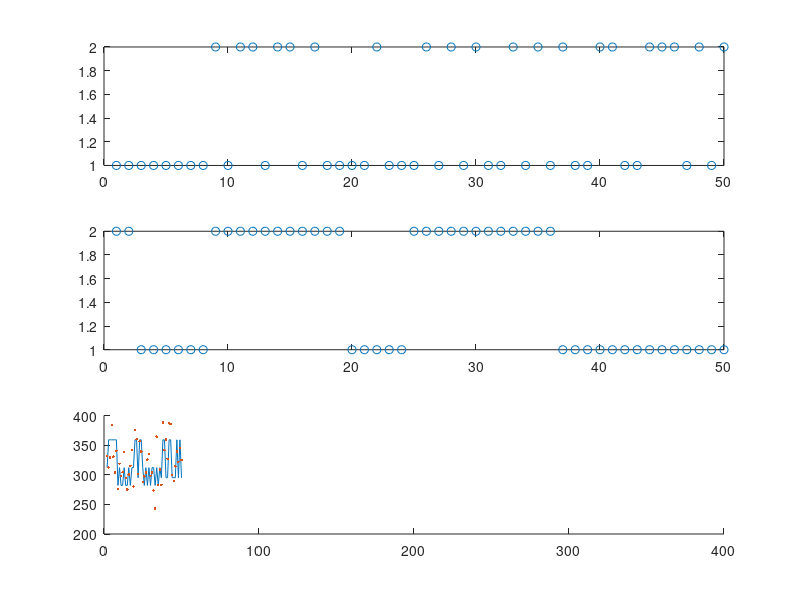

MATLAB code for this plot:
% Generation of outcomes for cannon-state extension task
%
% Here we generate outcomes offline to control 
%   1) Number of critical trials
%   2) Distance between critical trials 
%
% We generate 8 block with 50 trials each
% 
% Variables are defined as
%
%
%


close all

% Initialze variables
nt = 400; % number of trials
nb = 8; % number of trials
n_enemies = 2; % number of enemies
n_planets = 2; % number of planets
n_states = n_enemies*n_planets; % number of states
haz = 0.1;
n_changes = (nt/nb)*haz;
max_deg = 360; % maximum outcome
safe = 3; % minimum number of trials before enemy change
block = repelem(1:8,nt/nb); % block indizes

% Sample Means for enemy x planet x block
mu = randi(max_deg,n_enemies, n_planets,nb);

% Sample planets. Here we have the same frequency for each planet
planet_vec = [ones(1, nt/2), repmat(2,1,nt/2)]; %binornd(1,0.5,400,1)+ 1;
planet_vec = planet_vec(randperm(length(planet_vec)));

% Sample number and timing of changes. Here we keep the number of enemy
% changes constant
while true 
    change_vec = [ones(1,n_changes), zeros(1,(nt/nb)-n_changes)];
    change_vec = change_vec(randperm(length(change_vec)));
    
    x = diff(find(change_vec));
    if ~ismember(x, 1:safe)
        break
    end
end
current_mu = nan(nt,1);
enemy_vec = binornd(1,0.5) + 1; %nan;

for i = 2:length(change_vec)
    
    if change_vec(i) == 1 
        enemy_vec(i) = 3 - enemy_vec(i-1);
    else
        enemy_vec(i) = enemy_vec(i-1);

    end
    current_mu(i) = mu(planet_vec(i), enemy_vec(i)); 
    
end

outcome = normrnd(current_mu, 25);

figure
subplot(3,1,1)
plot(planet_vec(1:50), 'o')
subplot(3,1,2)
plot(enemy_vec, 'o')
subplot(3,1,3)
hold on
plot(current_mu)
plot(outcome, '.')

% critical trial

% current mean

% current outcome


    